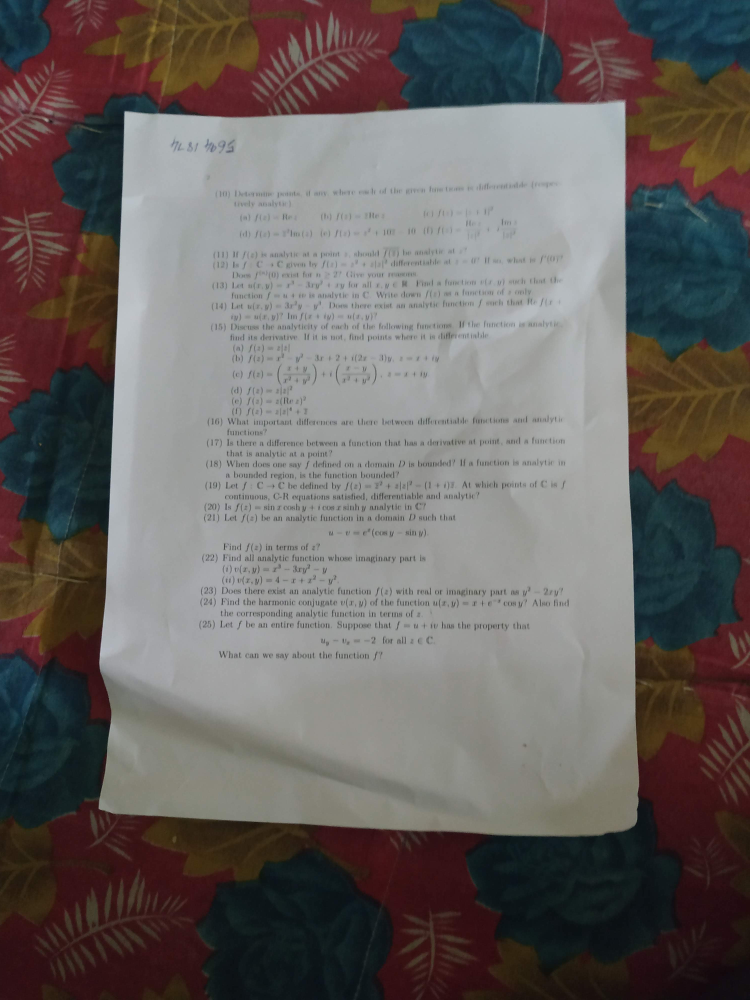
#> input picture images/pic27.jpg, 3000 x 4000 px, found by its file name (shown at 1/4 size)
$ jupyter execute cropp1.ipynb
#> lines starting #> are read from the running program, lines starting #| are printed output that depends on the picture; after the words box and inside, x2 and y2 are one past the last pixel; in counts of white or black regions, pixels touching at a corner belong together
[cell 1]
import cv2
import numpy as np
import os

def transform(pos):
	pts=[]
	n=len(pos)
	for i in range(n):
		pts.append(list(pos[i][0]))
	#print pts
	sums={}
	diffs={}
	for i in pts:
		x=i[0]
		y=i[1]
		sum=x+y
		diff=y-x
		sums[sum]=i
		diffs[diff]=i
	sums=sorted(sums.items())
	diffs=sorted(diffs.items())
	n=len(sums)
	rect=[sums[0][1],diffs[0][1],diffs[n-1][1],sums[n-1][1]]
	#	   top-left   top-right   bottom-left   bottom-right

	h1=np.sqrt((rect[0][0]-rect[2][0])**2 + (rect[0][1]-rect[2][1])**2)		#height of left side
	h2=np.sqrt((rect[1][0]-rect[3][0])**2 + (rect[1][1]-rect[3][1])**2)		#height of right side
	h=max(h1,h2)

	w1=np.sqrt((rect[0][0]-rect[1][0])**2 + (rect[0][1]-rect[1][1])**2)		#width of upper side
	w2=np.sqrt((rect[2][0]-rect[3][0])**2 + (rect[2][1]-rect[3][1])**2)		#width of lower side
	w=max(w1,w2)

	#print '#',rect
	return int(w),int(h),rect
def sizee(arr):
    c=0
    pts=np.zeros(8)
    for i in np.ravel(arr):
        pts[c]=int(i/r)
        c+=1
    return np.float32(pts)
img=cv2.imread('pic27.jpg')
#> img is the input picture: shape (4000, 3000, 3); mean B, G, R 95.3, 97.2, 103.6
r=500.0 / img.shape[1]
#> r = 0.167
dim=(500, int(img.shape[0] * r))
#> dim = (500, 666)
img1=cv2.resize(img, dim, interpolation = cv2.INTER_AREA)
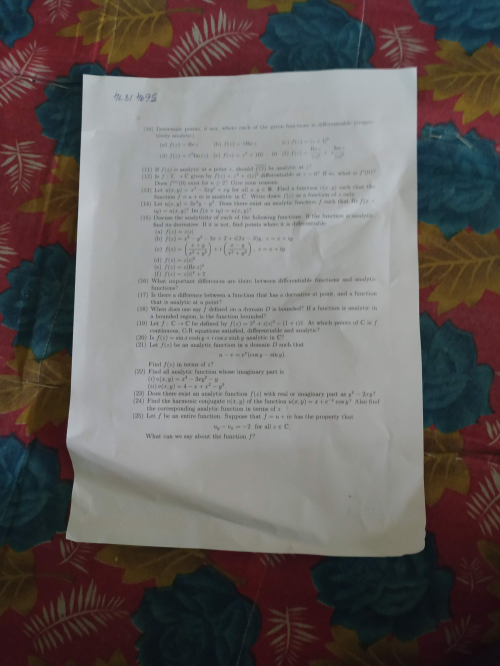
#> img1: shape (666, 500, 3); mean B, G, R 95.3, 97.2, 103.6
gray=cv2.cvtColor(img1,cv2.COLOR_BGR2GRAY)
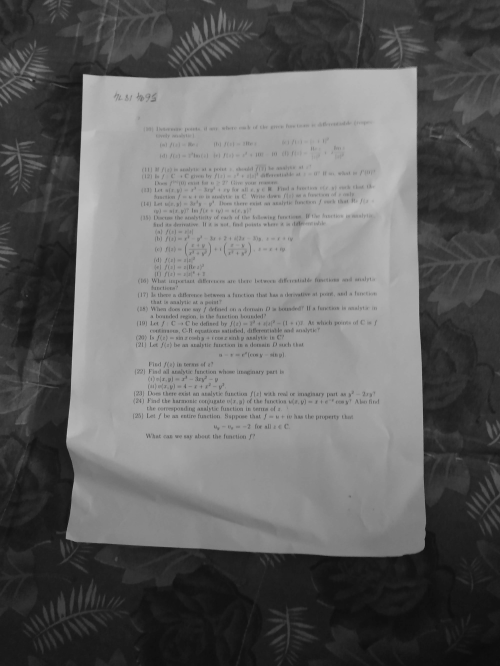
#> gray: shape (666, 500); min 11, max 197, mean 98.9
gray=cv2.GaussianBlur(gray,(11,11),0)
edge=cv2.Canny(gray,100,200)
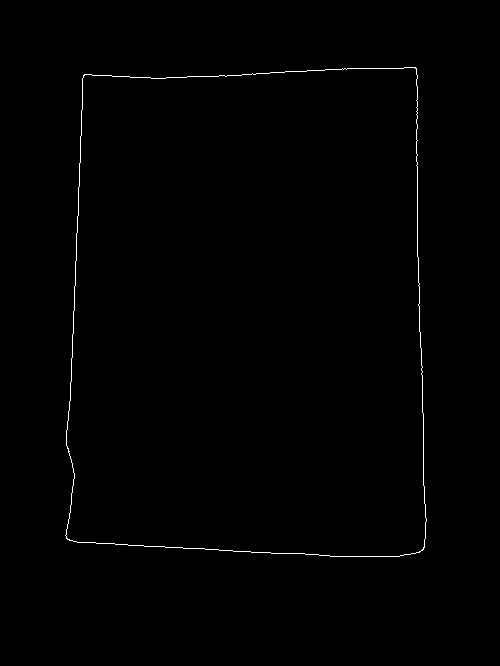
#> edge: shape (666, 500); 0.49% white in thin lines or dots, all inside (x1, y1, x2, y2) = (65, 67, 427, 557)
contours,_=cv2.findContours(edge.copy(),1,1)
#> contours = 2 contours; box (x1, y1, x2, y2) and area: (65, 67, 427, 557) 165007, (65, 67, 427, 557) 164996
n=len(contours)
#> n = 2
max_area=0
pos=0
for i in contours:
	area=cv2.contourArea(i)
	if area>max_area:
		max_area=area
		pos=i
#> this loop made 2 passes
#> (area, max_area) on passes 1 to 2: (164996, 164996), (165007, 165007)
#> after the loop, max_area = 165007; pos = contour of 1634 points, box (x1, y1, x2, y2) (65, 67, 427, 557), area 165007
peri=cv2.arcLength(pos,True)
#> peri = 1686.2
approx=cv2.approxPolyDP(pos,0.02*peri,True)
#> approx = [[415, 67], [83, 75], [67, 539], [423, 549]]

size=img.shape
#> size = (4000, 3000, 3)
cv2.imwrite("pic27re.jpg",img)
w,h,arr=transform(approx)
#> in transform, `n=len(pos)`: n = 4
#> after the loop in transform, `for i in range(n):`: pts = [[415, 67], [83, 75], [67, 539], [423, 549]]
#> the loop in transform, `for i in pts:` made 4 passes
#> (x, y, sum, diff) on passes 1 to 4: (415, 67, 482, -348), (83, 75, 158, -8), (67, 539, 606, 472), (423, 549, 972, 126)
#> after the loop in transform, `for i in pts:`: diffs = {-348: [415, 67], -8: [83, 75], 472: [67, 539], 126: [423, 549]}; sums = {482: [415, 67], 158: [83, 75], 606: [67, 539], 972: [423, 549]}
#> in transform, `sums=sorted(sums.items())`: sums = [(158, [83, 75]), (482, [415, 67]), (606, [67, 539]), (972, [423, 549])]
#> in transform, `diffs=sorted(diffs.items())`: diffs = [(-348, [415, 67]), (-8, [83, 75]), (126, [423, 549]), (472, [67, 539])]
#> in transform, `rect=[sums[0][1],diffs[0][1],diffs[n-1][1],sums[n-1][1]]`: rect = [[83, 75], [415, 67], [67, 539], [423, 549]]
#> in transform, `h1=np.sqrt((rect[0][0]-rect[2][0])**2 + (rect[0][1]-rect[2][1])**2)`: h1 = 464.3
#> in transform, `h2=np.sqrt((rect[1][0]-rect[3][0])**2 + (rect[1][1]-rect[3][1])**2)`: h2 = 482.1
#> in transform, `w1=np.sqrt((rect[0][0]-rect[1][0])**2 + (rect[0][1]-rect[1][1])**2)`: w1 = 332.1
#> in transform, `w2=np.sqrt((rect[2][0]-rect[3][0])**2 + (rect[2][1]-rect[3][1])**2)`: w2 = 356.1
#> w = 356; h = 482; arr = [[83, 75], [415, 67], [67, 539], [423, 549]]

pts1=np.float32(arr)
#> pts1 = [[83, 75], [415, 67], [67, 539], [423, 549]]
pts2=np.float32([[0,0],[500,0],[0,500],[500,500]])
#pts1=np.float32(arr)
#pts2=sizee(pts2)
#pts1=sizee(arr)
M=cv2.getPerspectiveTransform(pts1,pts2)
#> M = [[1.6, 0.0551, -136.8], [0.0285, 1.18, -90.92], [0.000119, 0.000161, 1]]
dst=cv2.warpPerspective(img1,M,(500,500))
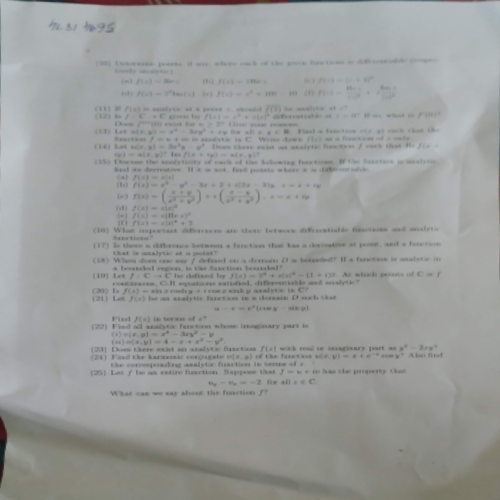
#> dst: shape (500, 500, 3); mean B, G, R 155.1, 156.2, 154.4
#image=cv2.cvtColor(dst,cv2.COLOR_BGR2GRAY)
#image=cv2.adaptiveThreshold(image,255,1,0,11,2)
#image = cv2.resize(image,(w,h),interpolation = cv2.INTER_AREA)
cv2.imwrite("pic27c.jpg",dst)
cv2.waitKey(0)
cv2.destroyAllWindows()

[cell 2]
arr
#> Out = [[83, 75], [415, 67], [67, 539], [423, 549]]

[cell 3]
pos
#> Out has the same summary as pos

[cell 4]
approx
#> Out = [[415, 67], [83, 75], [67, 539], [423, 549]]

[cell 5]
img.shape
#> Out = (4000, 3000, 3)

$ run again, with images/pic25.jpg copied over images/pic27.jpg
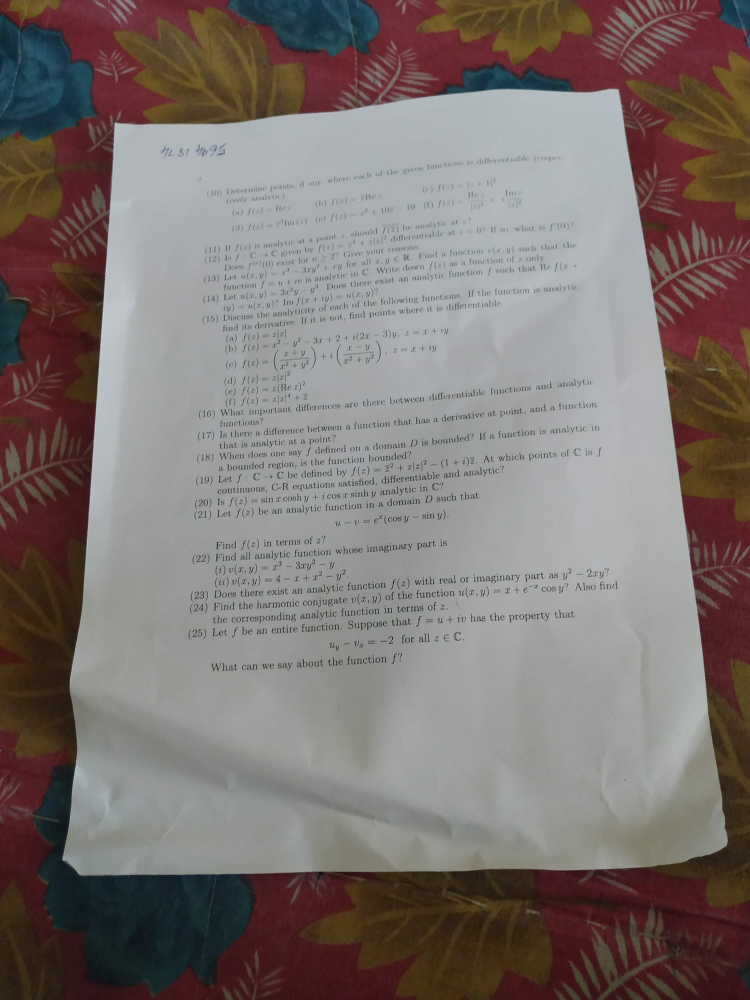
#> input picture images/pic25.jpg, 3000 x 4000 px, found by its file name (shown at 1/4 size)
#> img is the input picture: shape (4000, 3000, 3); mean B, G, R 111.5, 114.9, 124.1
#> `edge=cv2.Canny(gray,100,200)`:
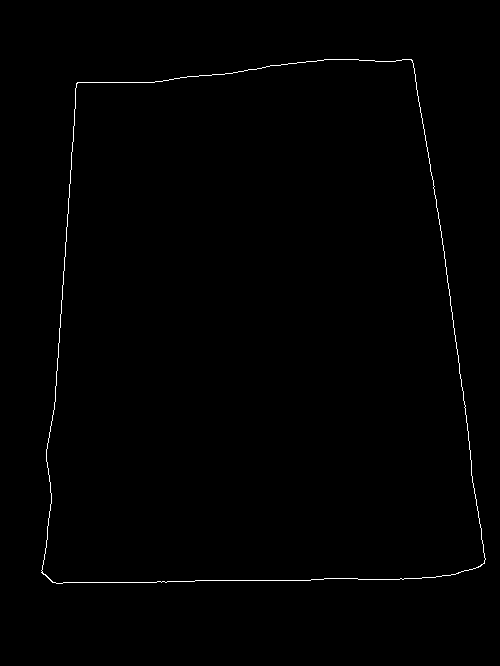
#> edge: shape (666, 500); 0.54% white in thin lines or dots, all inside (x1, y1, x2, y2) = (41, 59, 486, 584)
#> contours = 2 contours; box (x1, y1, x2, y2) and area: (41, 59, 486, 584) 199748, (41, 59, 486, 584) 199730
#> `n=len(contours)`: n = 2
#> the loop `for i in contours:` made 2 passes
#> (area, max_area) on passes 1 to 2: (199729.5, 199729.5), (199747.5, 199747.5)
#> after the loop `for i in contours:`: max_area = 199747.5; pos = contour of 1771 points, box (x1, y1, x2, y2) (41, 59, 486, 584), area 199748
#> peri = 1850.9
#> approx = [[411, 59], [76, 83], [52, 582], [484, 563]]
#> in transform, `n=len(pos)`: n = 4
#> after the loop in transform, `for i in range(n):`: pts = [[411, 59], [76, 83], [52, 582], [484, 563]]
#> the loop in transform, `for i in pts:` made 4 passes
#> (x, y, sum, diff) on passes 1 to 4: (411, 59, 470, -352), (76, 83, 159, 7), (52, 582, 634, 530), (484, 563, 1047, 79)
#> after the loop in transform, `for i in pts:`: diffs = {-352: [411, 59], 7: [76, 83], 530: [52, 582], 79: [484, 563]}; sums = {470: [411, 59], 159: [76, 83], 634: [52, 582], 1047: [484, 563]}
#> in transform, `sums=sorted(sums.items())`: sums = [(159, [76, 83]), (470, [411, 59]), (634, [52, 582]), (1047, [484, 563])]
#> in transform, `diffs=sorted(diffs.items())`: diffs = [(-352, [411, 59]), (7, [76, 83]), (79, [484, 563]), (530, [52, 582])]
#> rect = [[76, 83], [411, 59], [52, 582], [484, 563]]
#> h1 = 499.6
#> h2 = 509.3
#> w1 = 335.9
#> w2 = 432.4
#> `w,h,arr=transform(approx)`: w = 432; h = 509; arr = [[76, 83], [411, 59], [52, 582], [484, 563]]
#> M = [[1.61, 0.0776, -129.1], [0.0979, 1.37, -120.9], [0.000102, 0.000608, 1]]
#> `dst=cv2.warpPerspective(img1,M,(500,500))`:
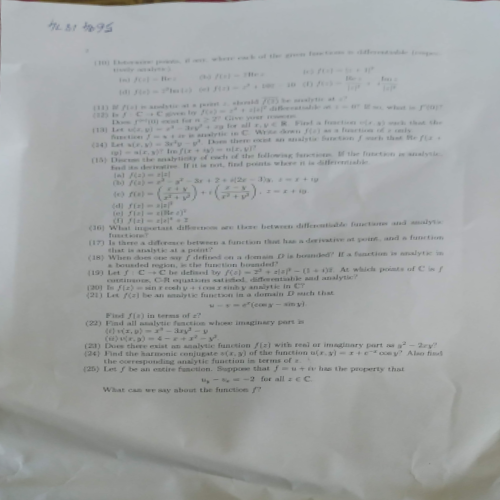
#> dst: shape (500, 500, 3); mean B, G, R 162.6, 162.7, 159.7
#> `arr`: Out = [[76, 83], [411, 59], [52, 582], [484, 563]]
#> `pos`: Out has the same summary as pos
#> `approx`: Out = [[411, 59], [76, 83], [52, 582], [484, 563]]

$ run again, with images/pic26.jpg copied over images/pic27.jpg
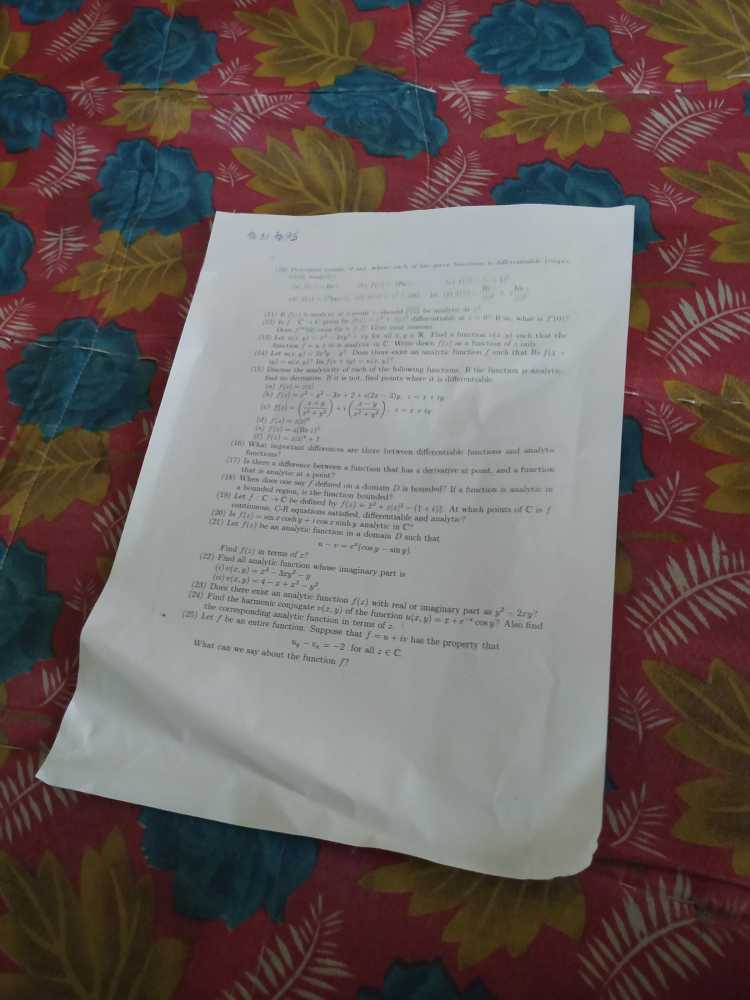
#> input picture images/pic26.jpg, 3000 x 4000 px, found by its file name (shown at 1/4 size)
#> img is the input picture: shape (4000, 3000, 3); mean B, G, R 92.6, 95, 106.7
#> `edge=cv2.Canny(gray,100,200)`:
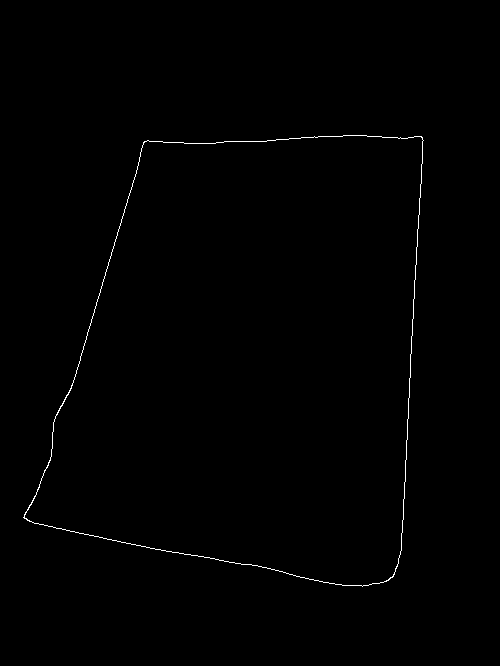
#> edge: shape (666, 500); 0.45% white in thin lines or dots, all inside (x1, y1, x2, y2) = (23, 135, 424, 587)
#> contours = 2 contours; box (x1, y1, x2, y2) and area: (23, 135, 424, 587) 137968, (24, 135, 424, 587) 137920
#> `n=len(contours)`: n = 2
#> the loop `for i in contours:` made 2 passes
#> (area, max_area) on passes 1 to 2: (137919.5, 137919.5), (137968.5, 137968.5)
#> after the loop `for i in contours:`: max_area = 137968.5; pos = contour of 1463 points, box (x1, y1, x2, y2) (23, 135, 424, 587), area 137968
#> peri = 1567.8
#> approx = [[422, 137], [144, 141], [23, 517], [392, 577]]
#> in transform, `n=len(pos)`: n = 4
#> after the loop in transform, `for i in range(n):`: pts = [[422, 137], [144, 141], [23, 517], [392, 577]]
#> the loop in transform, `for i in pts:` made 4 passes
#> (x, y, sum, diff) on passes 1 to 4: (422, 137, 559, -285), (144, 141, 285, -3), (23, 517, 540, 494), (392, 577, 969, 185)
#> after the loop in transform, `for i in pts:`: diffs = {-285: [422, 137], -3: [144, 141], 494: [23, 517], 185: [392, 577]}; sums = {559: [422, 137], 285: [144, 141], 540: [23, 517], 969: [392, 577]}
#> in transform, `sums=sorted(sums.items())`: sums = [(285, [144, 141]), (540, [23, 517]), (559, [422, 137]), (969, [392, 577])]
#> in transform, `diffs=sorted(diffs.items())`: diffs = [(-285, [422, 137]), (-3, [144, 141]), (185, [392, 577]), (494, [23, 517])]
#> rect = [[144, 141], [422, 137], [23, 517], [392, 577]]
#> h1 = 395
#> h2 = 441
#> w1 = 278
#> w2 = 373.8
#> `w,h,arr=transform(approx)`: w = 373; h = 441; arr = [[144, 141], [422, 137], [23, 517], [392, 577]]
#> M = [[2.59, 0.834, -491], [0.033, 2.29, -327.7], [0.00059, 0.00136, 1]]
#> `dst=cv2.warpPerspective(img1,M,(500,500))`:
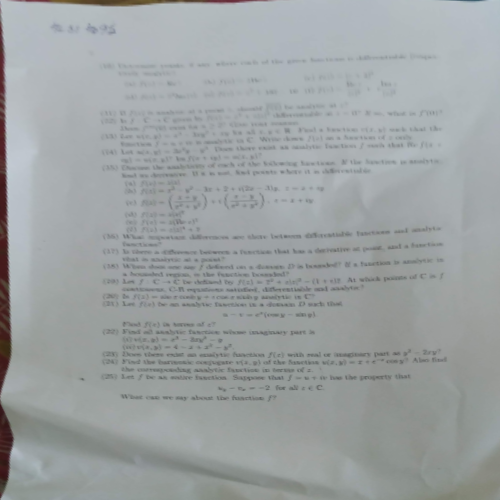
#> dst: shape (500, 500, 3); mean B, G, R 162.7, 161.8, 156.9
#> `arr`: Out = [[144, 141], [422, 137], [23, 517], [392, 577]]
#> `pos`: Out has the same summary as pos
#> `approx`: Out = [[422, 137], [144, 141], [23, 517], [392, 577]]

$ run again, with images/pic34.jpg copied over images/pic27.jpg
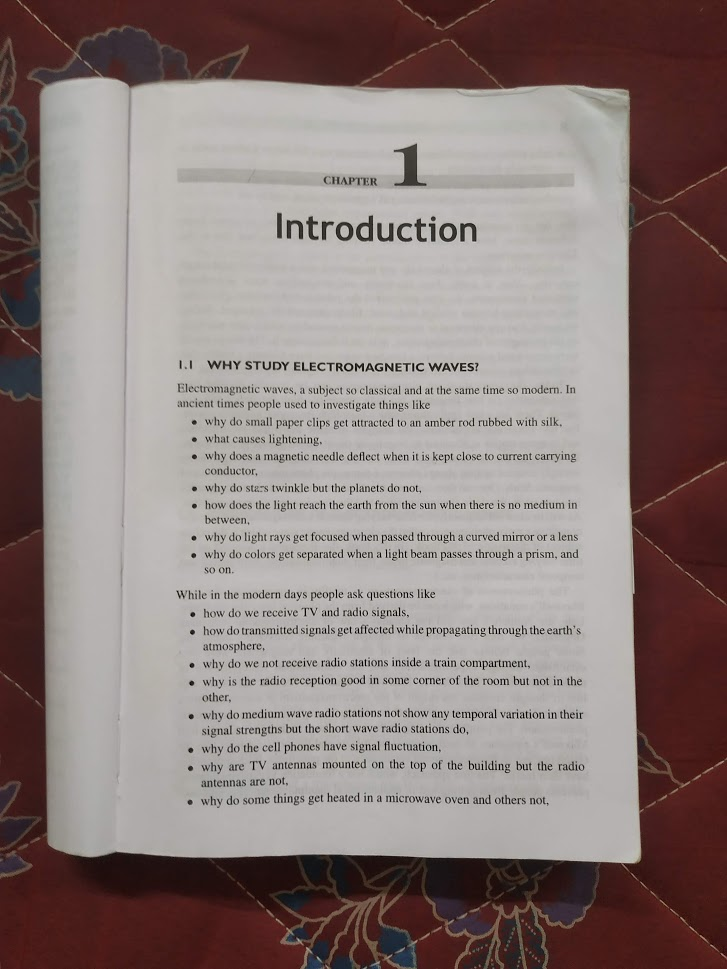
#> input picture images/pic34.jpg, 727 x 969 px, found by its file name
#> img is the input picture: shape (969, 727, 3); mean B, G, R 121.6, 123.8, 138.5
#> `edge=cv2.Canny(gray,100,200)`:
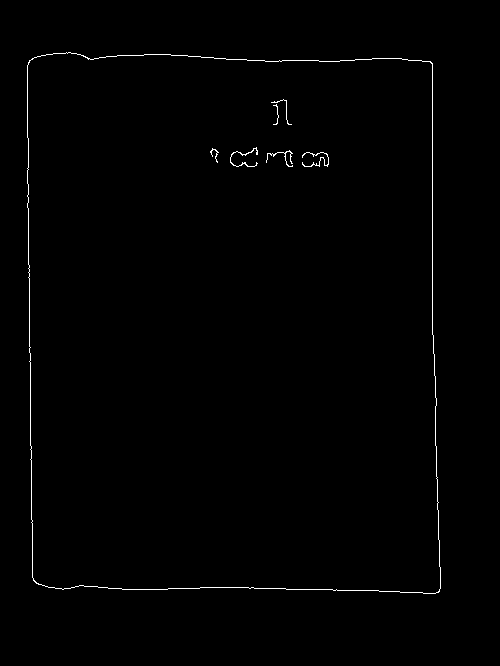
#> edge: shape (666, 500); 0.68% white in thin lines or dots, all inside (x1, y1, x2, y2) = (27, 52, 441, 594)
#> contours = 8 contours, 5 with area under 20; largest, box (x1, y1, x2, y2) and area: (27, 52, 441, 594) 214936, (27, 52, 441, 594) 214922, (230, 147, 258, 167) 28
#> `n=len(contours)`: n = 8
#> the loop `for i in contours:` made 8 passes
#> (area, max_area) on passes 4, 7, 8: (28, 28), (214921.5, 214921.5), (214936.5, 214936.5)
#> after the loop `for i in contours:`: max_area = 214936.5; pos = contour of 1857 points, box (x1, y1, x2, y2) (27, 52, 441, 594), area 214936
#> peri = 1906.3
#> approx = [[29, 60], [33, 580], [438, 592], [432, 63]]
#> in transform, `n=len(pos)`: n = 4
#> after the loop in transform, `for i in range(n):`: pts = [[29, 60], [33, 580], [438, 592], [432, 63]]
#> the loop in transform, `for i in pts:` made 4 passes
#> (x, y, sum, diff) on passes 1 to 4: (29, 60, 89, 31), (33, 580, 613, 547), (438, 592, 1030, 154), (432, 63, 495, -369)
#> after the loop in transform, `for i in pts:`: diffs = {31: [29, 60], 547: [33, 580], 154: [438, 592], -369: [432, 63]}; sums = {89: [29, 60], 613: [33, 580], 1030: [438, 592], 495: [432, 63]}
#> in transform, `sums=sorted(sums.items())`: sums = [(89, [29, 60]), (495, [432, 63]), (613, [33, 580]), (1030, [438, 592])]
#> in transform, `diffs=sorted(diffs.items())`: diffs = [(-369, [432, 63]), (31, [29, 60]), (154, [438, 592]), (547, [33, 580])]
#> rect = [[29, 60], [432, 63], [33, 580], [438, 592]]
#> h1 = 520
#> h2 = 529
#> w1 = 403
#> w2 = 405.2
#> `w,h,arr=transform(approx)`: w = 405; h = 529; arr = [[29, 60], [432, 63], [33, 580], [438, 592]]
#> M = [[1.26, -0.00973, -36.08], [-0.0072, 0.968, -57.86], [4.27e-05, 8.75e-06, 1]]
#> `dst=cv2.warpPerspective(img1,M,(500,500))`:
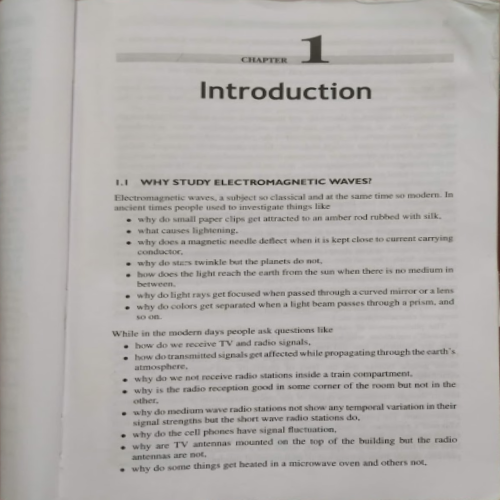
#> dst: shape (500, 500, 3); mean B, G, R 170.8, 173.3, 176.9
#> `arr`: Out = [[29, 60], [432, 63], [33, 580], [438, 592]]
#> `pos`: Out has the same summary as pos
#> `approx`: Out = [[29, 60], [33, 580], [438, 592], [432, 63]]
